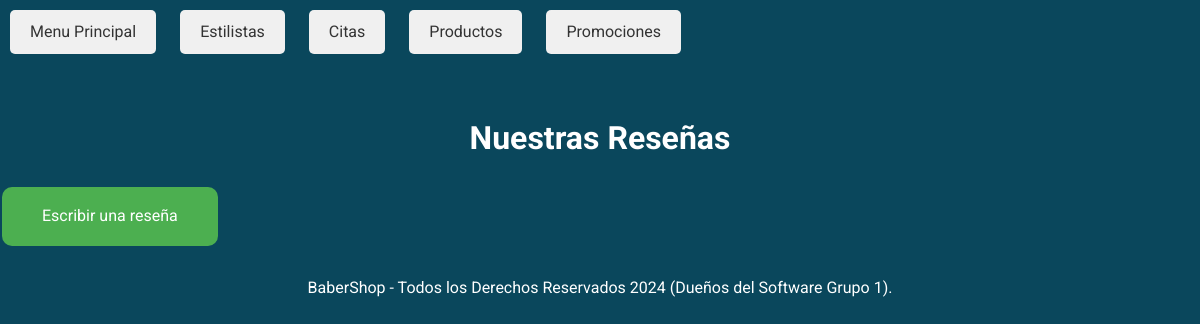
Page /resenas.php on the earlier database version.
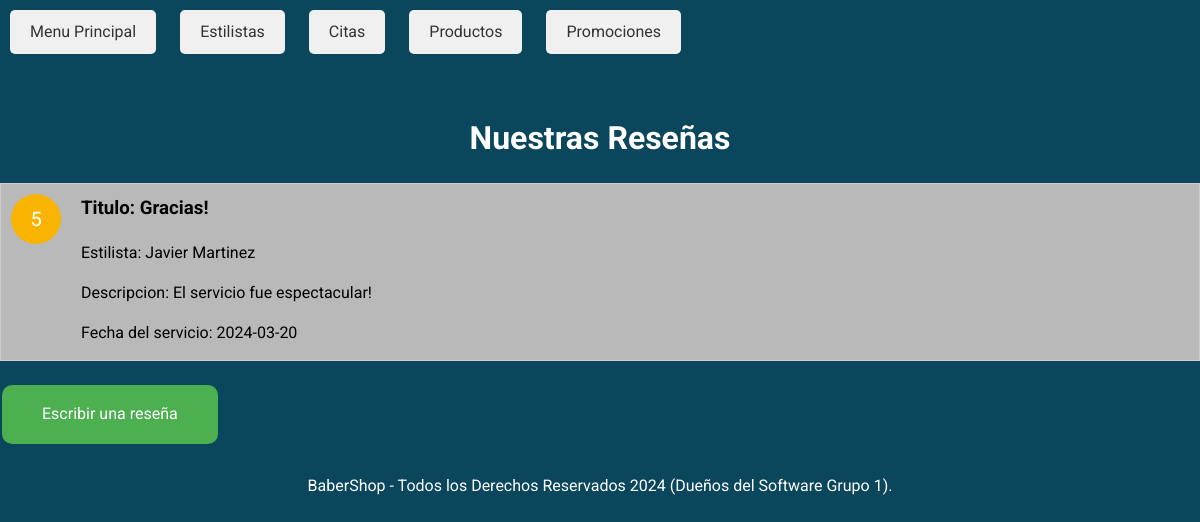
Same page on the later database version.
### tables this page shows
CREATE TABLE `comentariosvaloraciones` (
  `ComentarioID` int(11) NOT NULL,
  `ClienteID` int(11) DEFAULT NULL,
  `Fecha` date DEFAULT NULL,
  `EstilistaID` int(11) DEFAULT NULL,
  `Calificacion` int(11) DEFAULT NULL,
  `Comentario` varchar(255) DEFAULT NULL,
  `Titulo` varchar(255) DEFAULT NULL
);

CREATE TABLE `estilistas` (
  `EstilistaID` int(11) NOT NULL,
  `Nombre` varchar(50) DEFAULT NULL,
  `Apellido` varchar(50) DEFAULT NULL,
  `Especialidades` varchar(255) DEFAULT NULL,
  `HorarioTrabajo` varchar(255) DEFAULT NULL,
  `Contacto` varchar(100) DEFAULT NULL,
  `imagen` varchar(255) DEFAULT NULL
);

### resenas.php (called while the page is built)
<?php
  require_once "include/templates/head.php"
?>
<?php
  include "include/templates/cuerpoResenas.php"
?>
<?php
  include "include/templates/footer.php"
?>

### DAL/resenas.php (called while the page is built, shortened)
<?php
    function getArray($sql) {
        try {
            $nConexion = Conectar();
            if(mysqli_set_charset($nConexion, "utf8")){
                if(!$result = mysqli_query($nConexion, $sql)) die();
                $retorno = array();
                while ($row = mysqli_fetch_array($result)) {
                    $retorno[] = $row;
                }
            }
        } catch (\Throwable $th) {
            echo $th;
        }finally{
            Desconectar($nConexion);
        }
        return $retorno;
    }

### include/templates/cuerpoResenas.php (the view)
<?php
require_once "DAL/resenas.php";
$query = "SELECT * FROM comentariosvaloraciones INNER JOIN estilistas ON comentariosvaloraciones.EstilistaID = estilistas.EstilistaID";
$resultadosQuery = getArray($query);
?>
<body>
  <div class="links">
    <a href="index.php">Menu Principal</a>
    <a href="empleados.php">Estilistas</a>
    <a href="citas.php">Citas</a>
    <a href="productos.php">Productos</a>
    <a href="promociones.php">Promociones</a>
  </div>
  <h1>Nuestras Reseñas</h1>
  <?php foreach ($resultadosQuery as $resultado) : ?>
  <div class="review">
    <div class="rating"> <?php echo $resultado['Calificacion'] ;?> </div>
    <div class="content">
      <h3> Titulo: <?php echo $resultado['Titulo'] ;?> </h3>
      <p> Estilista: <?php echo $resultado['Nombre'] . " " . $resultado['Apellido'];?> </p>
      <p> Descripcion:  <?php echo $resultado['Comentario'] ;?> </p>
      <p> Fecha del servicio: <?php echo $resultado['Fecha'] ;?> </p>
    </div>
  </div>
  <?php endforeach; ?>
  <button class="button" onclick="window.location.href = 'escribirResena.php';">Escribir una reseña</button>

Differences in the rows shown:
added comentariosvaloraciones: Calificacion "5", Titulo "Gracias!", EstilistaID.Nombre "Javier", EstilistaID.Apellido "Martinez", Comentario "El servicio fue espectacular!", Fecha "2024-03-20"
